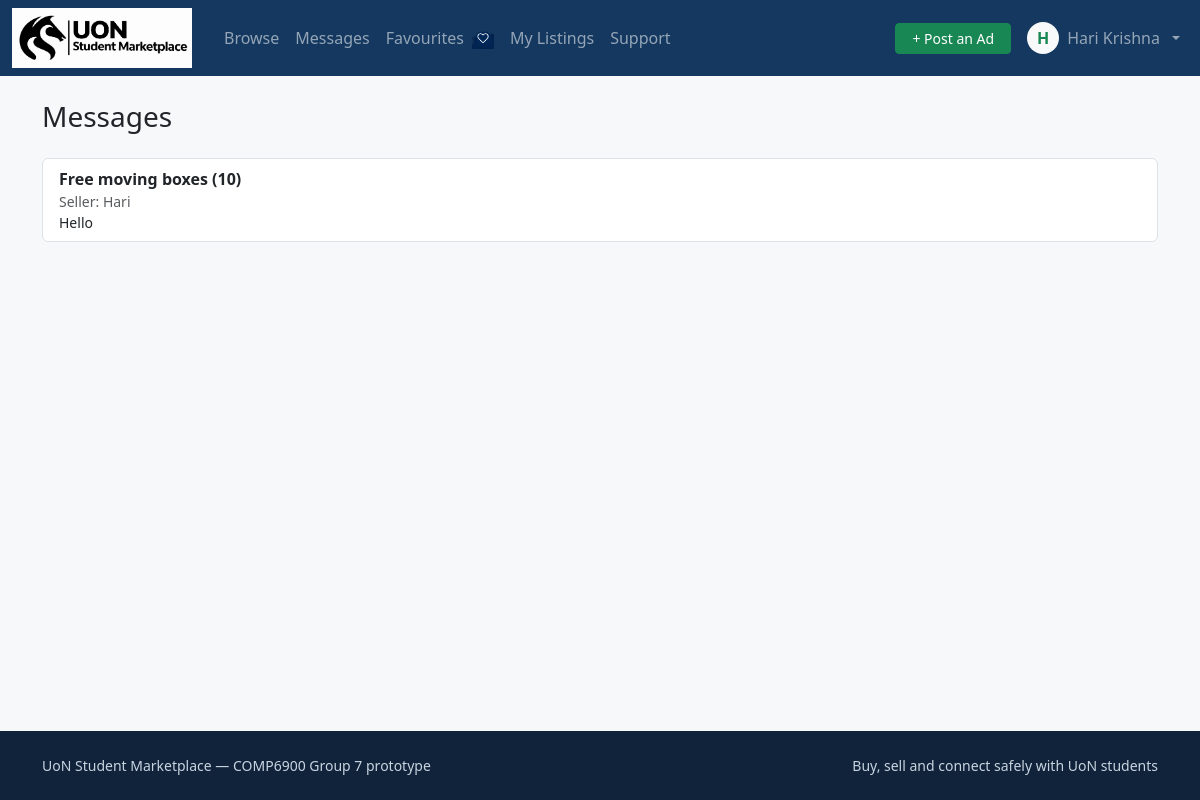
The app's page /messages (signed in), older data.
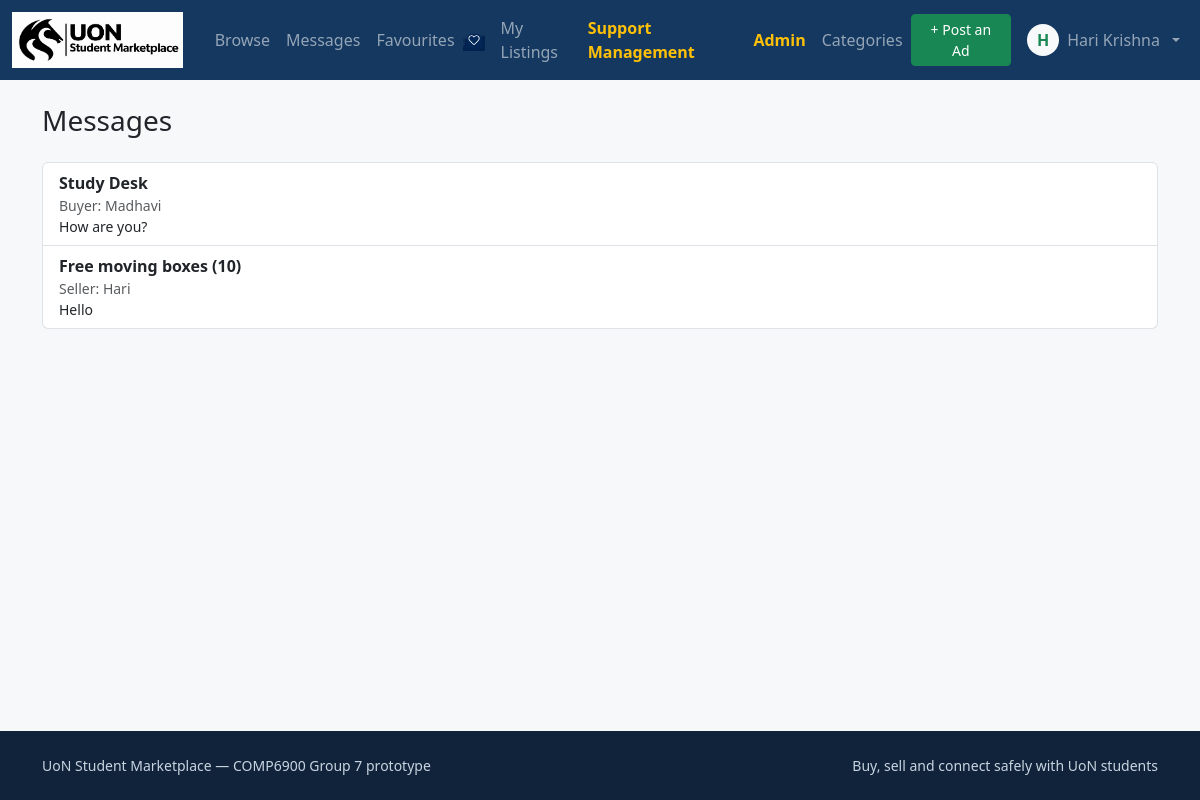
The same page, newer data.
### tables this page shows
CREATE TABLE conversations (
    conversation_id INTEGER PRIMARY KEY AUTOINCREMENT,
    listing_id      INTEGER NOT NULL REFERENCES listings (listing_id) ON DELETE CASCADE,
    buyer_id        INTEGER NOT NULL REFERENCES users (user_id),
    created_at      TEXT NOT NULL,
    UNIQUE (listing_id, buyer_id)
);

CREATE TABLE listings (
    listing_id   INTEGER PRIMARY KEY AUTOINCREMENT,
    user_id      INTEGER NOT NULL REFERENCES users (user_id),
    category_id  INTEGER NOT NULL REFERENCES categories (category_id),
    title        TEXT NOT NULL,
    description  TEXT NOT NULL,
    price        REAL NOT NULL DEFAULT 0,          -- AUD, 0 = free
    condition    TEXT NOT NULL
                 CHECK (condition IN ('New', 'Like new', 'Good', 'Fair', 'Needs repair')),
    location     TEXT,
    status       TEXT NOT NULL DEFAULT 'active'
                 CHECK (status IN ('active', 'archived', 'sold', 'removed')),
    created_at   TEXT NOT NULL,
    updated_at   TEXT NOT NULL
);

CREATE TABLE users (
    user_id        INTEGER PRIMARY KEY AUTOINCREMENT,
    email          TEXT NOT NULL UNIQUE,
    password_hash  TEXT NOT NULL,                -- PBKDF2-SHA256, never plain text
    first_name     TEXT NOT NULL,
    last_name      TEXT NOT NULL,
    phone          TEXT,
    role           TEXT NOT NULL DEFAULT 'student'
                   CHECK (role IN ('student', 'admin')),
    status         TEXT NOT NULL DEFAULT 'active'
                   CHECK (status IN ('active', 'suspended')),
    created_at     TEXT NOT NULL
, profile_photo TEXT);

### app/views/messages.py (the view)
@bp.route("/messages")
@login_required
def inbox():
    user_id = current_user()["user_id"]
    rows = db.get_db().query(
        """
        SELECT cv.conversation_id, cv.created_at,
               l.title AS listing_title, l.listing_id,
               buyer.user_id AS buyer_id, buyer.first_name AS buyer_name,
               seller.user_id AS seller_id, seller.first_name AS seller_name,
               (SELECT body FROM messages m
                WHERE m.conversation_id = cv.conversation_id
                ORDER BY m.message_id DESC LIMIT 1) AS last_message,
               (SELECT COUNT(*) FROM messages m
                WHERE m.conversation_id = cv.conversation_id
                AND m.sender_id != ? AND m.is_read = 0) AS unread
        FROM conversations cv
        JOIN listings l ON l.listing_id = cv.listing_id
        JOIN users buyer ON buyer.user_id = cv.buyer_id
        JOIN users seller ON seller.user_id = l.user_id
        WHERE cv.buyer_id = ? OR seller.user_id = ?
        ORDER BY cv.conversation_id DESC
        """,
        (user_id, user_id, user_id),
    )
    return render_template("messages/inbox.html", conversations=rows)

### app/db.py (called while the page is built)
def _connect_sqlite(config):
    conn = sqlite3.connect(str(config["SQLITE_PATH"]))
    conn.row_factory = sqlite3.Row
    conn.execute("PRAGMA foreign_keys = ON")
    return conn

def get_db():
    if "db" not in g:
        g.db = Database(_connect_sqlite(current_app.config))
    return g.db

    def query(self, sql, params=(), one=False):
        cur = self.conn.cursor()
        cur.execute(sql, tuple(params))
        columns = [column[0] for column in cur.description] if cur.description else []
        rows = [dict(zip(columns, row)) for row in cur.fetchall()]
        cur.close()
        return rows[0] if (one and rows) else (None if one else rows)

### app/security.py (called while the page is built)
def current_user():
    if "user_id" not in session:
        return None
    if not hasattr(g, "_current_user"):
        g._current_user = get_db_user(session["user_id"])
        if g._current_user and g._current_user["status"] != "active":
            logout_user()
            g._current_user = None
    return g._current_user

def get_db_user(user_id):
    from .db import get_db
    return get_db().query(
        "SELECT * FROM users WHERE user_id = ?",
        (user_id,),
        one=True,
    )

### app/templates/messages/inbox.html (shortened to what this page needs)
{% extends "base.html" %}
{% block content %}
<h1 class="h3 mb-4">Messages</h1>
<div class="list-group">
    {% for c in conversations %}
        <a
            class="list-group-item list-group-item-action d-flex justify-content-between align-items-center"
            href="{{ url_for('messages.thread', conversation_id=c.conversation_id) }}"
        >
            <div class="me-3">
                <div class="fw-semibold">
                    {{ c.listing_title }}
                </div>
                <div class="text-muted small">
                    {% if c.seller_id == session.get('user_id') %}
                        Buyer: {{ c.buyer_name }}
                    {% else %}
                        Seller: {{ c.seller_name }}
                    {% endif %}
                </div>
                <div class="small text-truncate" style="max-width: 60ch;">
                    {% if c.last_message %}
                        {{ c.last_message }}
                    {% else %}
                        <em>No messages yet</em>
                    {% endif %}
                </div>
            </div>
        </a>
    {% else %}
        <div class="alert alert-light border">
            No conversations yet. Open any listing and use
            “Contact seller” to start one.
        </div>
    {% endfor %}
</div>
{% endblock %}

### app/templates/base.html (shortened to what the changed rows need)
<!doctype html>
<html lang="en">
<head>
  <link
    href="https://cdn.jsdelivr.net/npm/bootstrap@5.3.3/dist/css/bootstrap.min.css"
    rel="stylesheet"
  >
  <link
    rel="stylesheet"
    href="{{ url_for('static', filename='css/style.css') }}"
  >
</head>
<body>
  <nav class="navbar navbar-expand-lg navbar-dark site-header sticky-top">
    <div class="container-fluid">
      <div class="collapse navbar-collapse" id="nav">
        <ul class="navbar-nav me-auto mb-2 mb-lg-0">
          {% if session.get('user_id') %}
            {% if current_user and current_user['role'] == 'admin' %}
              <li class="nav-item">
                <a
                  class="nav-link text-warning fw-semibold"
                  href="{{ url_for('support.admin_tickets') }}"
                >
                  Support Management
                </a>
              </li>
            {% else %}
              <li class="nav-item">
                <a class="nav-link" href="{{ url_for('support.tickets') }}">
                  Support
                </a>
              </li>
            {% endif %}
          {% endif %}
          {% if session.get('user_id') and current_user and current_user['role'] == 'admin' %}
            <li class="nav-item">
              <a
                class="nav-link text-warning fw-semibold"
                href="{{ url_for('admin.dashboard') }}"
              >
                Admin
              </a>
            </li>
            <li class="nav-item">
              <a
                class="nav-link"
                href="{{ url_for('admin.categories') }}"
              >
                Categories
              </a>
            </li>
          {% endif %}
        </ul>
      </div>
    </div>
  </nav>
  <main class="container py-4">
    {% block content %}{% endblock %}
  </main>
</body>
</html>

Row changes from the older to the newer data that the page shows:
changed users "Hari Krishna": role "student" → "admin" (drawn)
added conversations: listing_title "Study Desk", buyer_name "Madhavi", last_message "How are you?"
Text that changed along with them:
text no longer shown: "Support"
text now shown: "Support Management Admin Categories"
